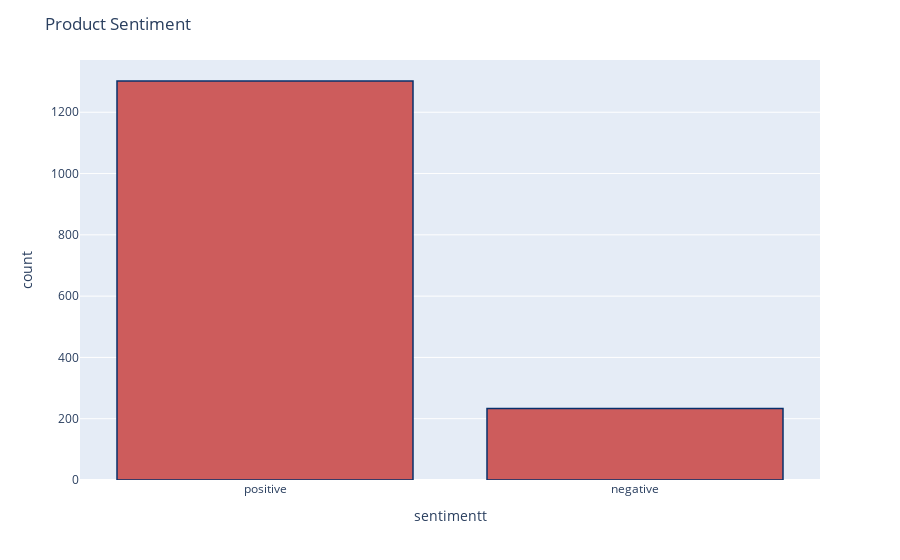

Source (notebook cell):
### Code cell
#Distribution of sentiments amongst samples

df['sentimentt'] = df['sentiment'].replace({-1 : 'negative'})
df['sentimentt'] = df['sentimentt'].replace({1 : 'positive'})
fig = px.histogram(df, x="sentimentt")
fig.update_traces(marker_color="indianred",marker_line_color='rgb(8,48,107)',
                  marker_line_width=1.5)
fig.update_layout(title_text='Product Sentiment')
fig.show()

### Figure 1 — Plotly figure (JSON) as saved in the notebook; plotly's stock layout.template omitted (floating-point values rounded to 4 significant figures; data arrays with more than 128 entries replaced by an {"elided": "..."} marker saying what was removed)
{"data": [{"alignmentgroup": "True", "bingroup": "x", "hovertemplate": "sentimentt=%{x}<br>count=%{y}<extra></extra>", "legendgroup": "", "marker": {"color": "indianred", "line": {"color": "rgb(8,48,107)", "width": 1.5}, "pattern": {"shape": ""}}, "name": "", "offsetgroup": "", "orientation": "v", "showlegend": false, "type": "histogram", "x": {"elided": "1535 str values"}, "xaxis": "x", "yaxis": "y"}], "layout": {"barmode": "relative", "legend": {"tracegroupgap": 0}, "margin": {"t": 60}, "title": {"text": "Product Sentiment"}, "xaxis": {"anchor": "y", "domain": [0, 1], "title": {"text": "sentimentt"}}, "yaxis": {"anchor": "x", "domain": [0, 1], "title": {"text": "count"}}}}
